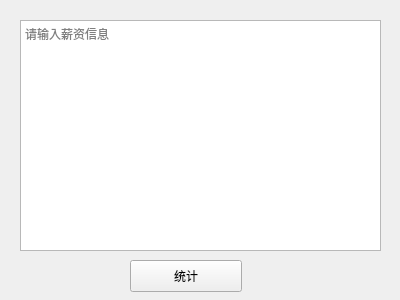
<?xml version="1.0" encoding="UTF-8"?>
<ui version="4.0">
 <class>Form</class>
 <widget class="QWidget" name="Form">
  <property name="geometry">
   <rect>
    <x>0</x>
    <y>0</y>
    <width>400</width>
    <height>300</height>
   </rect>
  </property>
  <property name="windowTitle">
   <string>薪资统计</string>
  </property>
  <widget class="QPlainTextEdit" name="textEdit">
   <property name="geometry">
    <rect>
     <x>20</x>
     <y>20</y>
     <width>361</width>
     <height>231</height>
    </rect>
   </property>
   <property name="placeholderText">
    <string>请输入薪资信息</string>
   </property>
  </widget>
  <widget class="QPushButton" name="button">
   <property name="geometry">
    <rect>
     <x>130</x>
     <y>260</y>
     <width>112</width>
     <height>32</height>
    </rect>
   </property>
   <property name="text">
    <string>统计</string>
   </property>
  </widget>
 </widget>
 <resources/>
 <connections/>
</ui>
